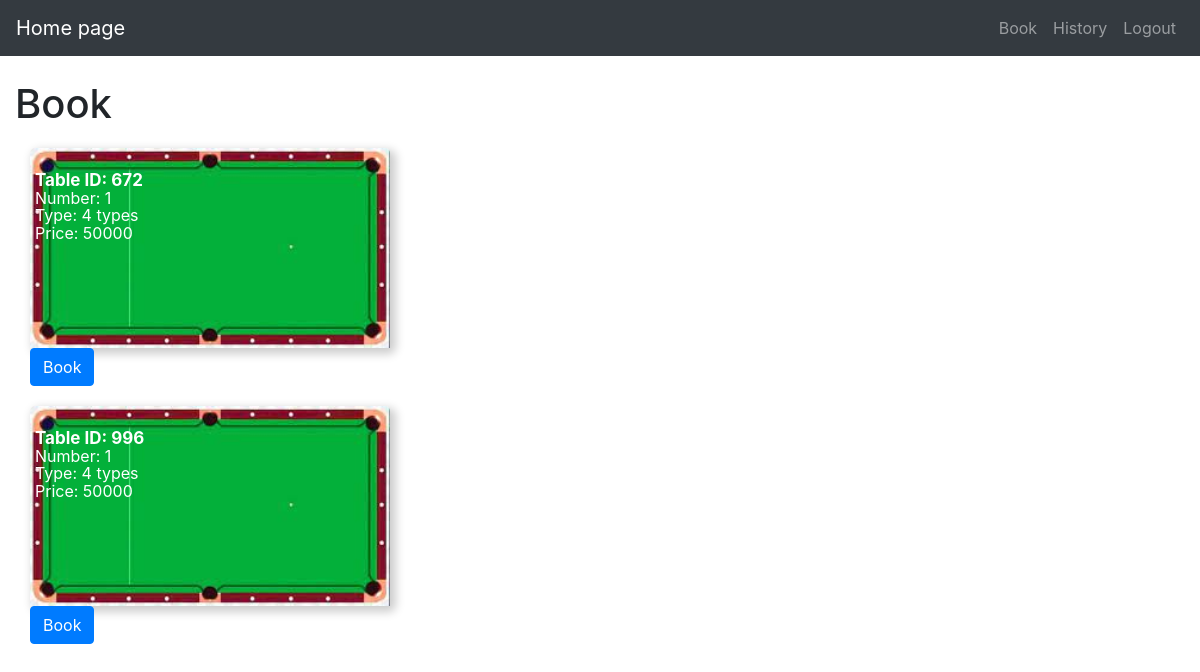
Before: /Sourcecode/book.php with the older database file.
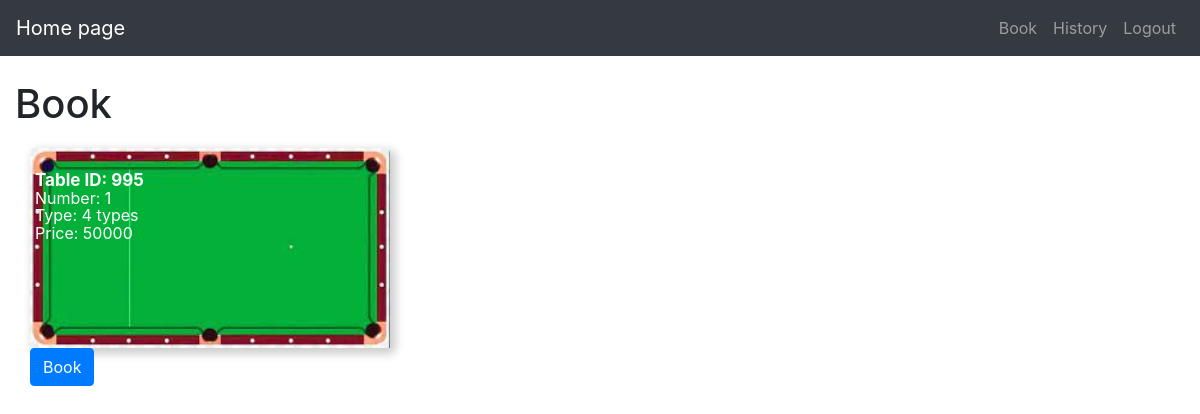
After: the same page with the newer database file.
### tables this page shows
CREATE TABLE `billiards` (
  `tableID` int(11) NOT NULL,
  `numbers` int(11) NOT NULL,
  `types` varchar(1024) NOT NULL,
  `prices` float NOT NULL
);

### Sourcecode/book.php (the view, shortened to what this page needs)
<!DOCTYPE html>
<html lang="en">
<head>
  <link rel="stylesheet" href="https://maxcdn.bootstrapcdn.com/bootstrap/4.5.2/css/bootstrap.min.css">
</head>
<body>
    <nav class="navbar navbar-expand-md bg-dark navbar-dark fixed-top">
        <a class="navbar-brand" href="home.php">Home page</a>
        <div class="collapse navbar-collapse" id="collapsibleNavbar">
            <ul class="navbar-nav ml-auto">
                <li class="nav-item">
                    <a class="nav-link" href="book.php">Book</a>
                </li>
                <li class="nav-item">
                    <a class="nav-link" href="history.php">History</a>
                </li>
                <li class="nav-item">
                    <a class="nav-link" href="logout.php">Logout</a>
                </li>
            </ul>
        </div>
    </nav>
	<div class="container-fluid" style="padding-top:80px">
        <h1>Book</h1>
        <div class="row1">
            <?php
                $host = "localhost";
                $user = "root";
                $pass = "";
                $database = "database";
                $ketnoi = new mysqli($host,$user,$pass,$database);
                mysqli_set_charset($ketnoi,"utf8");
                $truyvan = "SELECT * FROM `billiards`";
                $data = mysqli_query($ketnoi,$truyvan);
                while($row = mysqli_fetch_assoc($data)){
            ?>
                <div class="col-xl-4 col-lg-4 col-md-6 col-sm-12 col-12">
                    <div class="cell">
                        <img src="img/download.jpg"/>
                        <div class="user-info">
                            <a href="classes.php">
                                <p class="title"><?php echo "Table ID: ".$row["tableID"]; ?></p>
                                <p class="subject"><?php echo "Number: ".$row["numbers"]; ?></p>
                            </a>
                            <p class="gv"><?php echo "Type: 4 types"?></p>
                            <p class="room"><?php echo "Price: ".$row["prices"]; ?></p>
                        </div>
                    </div>
					<a class="btn btn-primary" href="index_bill.php?page_layout=table_form">Book</a>
                </div>
            <?php
                }
            ?>
        </div>
    </div>
</body>
</html>

### Sourcecode/book.php (style rules this page uses)
.cell { box-shadow: 4px 4px 10px 2px rgba(0,0,0,0.2); border-radius: 5px; transition: 0.3s; height: 200px; margin-top: 20px; }
.cell .user-info .title { color: #fff; font-weight: bold; position: absolute; top: 20px; font-size: 17px; padding: 0px 5px; }
.cell .user-info .subject { color: #fff; position: absolute; top: 38px; padding: 0px 5px; }
.cell .user-info .gv { color: #fff; position: absolute; top: 55px; padding: 0px 5px; }
.cell .user-info .room { color: #fff; position: absolute; top: 73px; padding: 0px 5px; }
.cell img { width: 100%; height: 100%; border-radius: 5px 5px 0 0; }

Changed rows visible on the page:
removed billiards: tableID "672", numbers "1", prices "50000"
removed billiards: tableID "996", numbers "1", prices "50000"
added billiards: tableID "995", numbers "1", prices "50000"
